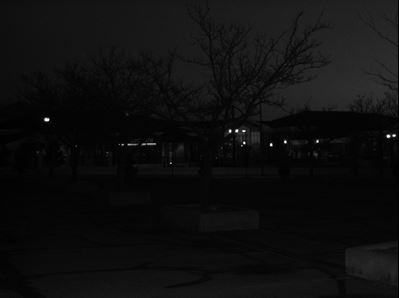
#> input picture Assignment_3_images/cctv1.JPG, 399 x 298 px, found by its file name
$ jupyter execute Ass3_Question2.ipynb
#> lines starting #> are read from the running program, lines starting #| are printed output that depends on the picture
<h2>Priyanshu Chaurasiya</h2>

[cell 1]
### upload the cctv images files
from google.colab import files
uploaded = files.upload()
#> the answer given: cctv1.JPG

[cell 2]
import cv2
import numpy as np
import matplotlib.pyplot as plt

def enhance_cctv_img(image_path):
    # Load the image
#> called with image_path = 'cctv1.JPG'
    image = cv2.imread(image_path, 0)  # Read as grayscale image
#> image is the input picture: shape (298, 399); min 0, max 255, mean 14.8

    # Apply adaptive histogram equalization to enhance contrast
    clahe = cv2.createCLAHE(clipLimit=2.0, tileGridSize=(6, 6))
    enhanced_image = clahe.apply(image)
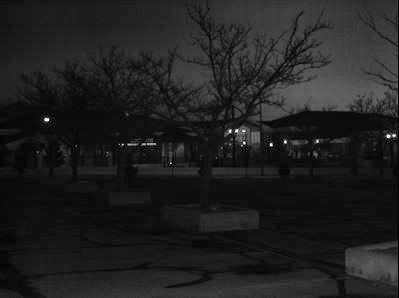
#> enhanced_image: shape (298, 399); min 2, max 255, mean 32.1

    # Apply bilateral filter to reduce noise while preserving edges
    filtered_image = cv2.bilateralFilter(enhanced_image, 10, 55, 55)

    # Increase brightness and contrast
    alpha = 1.3 # Contrast control (1.0-3.0)
    beta = 60 # Brightness control (0-100)
    enhanced_image = cv2.convertScaleAbs(filtered_image, alpha=alpha, beta=beta)
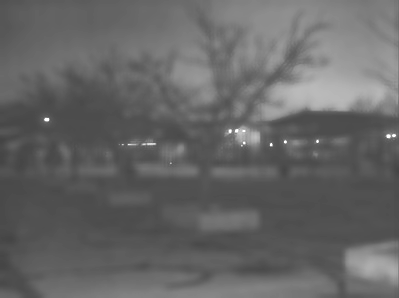
#> enhanced_image: shape (298, 399); min 68, max 255, mean 101.8
    unsharp_image = cv2.addWeighted(image, 7, enhanced_image, -0.5, 0)
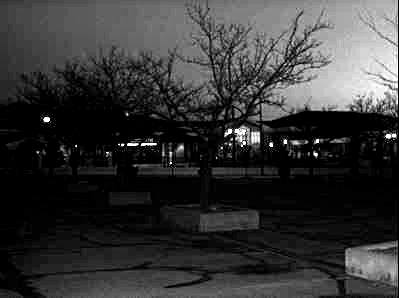
#> unsharp_image: shape (298, 399); min 0, max 255, mean 53.9

    return unsharp_image

# Example usage
input_image_path = "cctv1.JPG"
output_image = enhance_cctv_img(input_image_path)

p=int(input("Enter image number:"))
#> the answer given: 3
if(p==1):
  input_image_path = "cctv1.JPG"
elif(p==2):
  input_image_path = "cctv2.JPG"
elif(p==3):
  input_image_path = "cctv3.JPG"
elif(p==4):
  input_image_path = "cctv4.JPG"


# Display the original(input) and sharpened(output Image)
output_image = enhance_cctv_img(input_image_path)
#> call 2 of enhance_cctv_img, with image_path = 'cctv3.JPG'
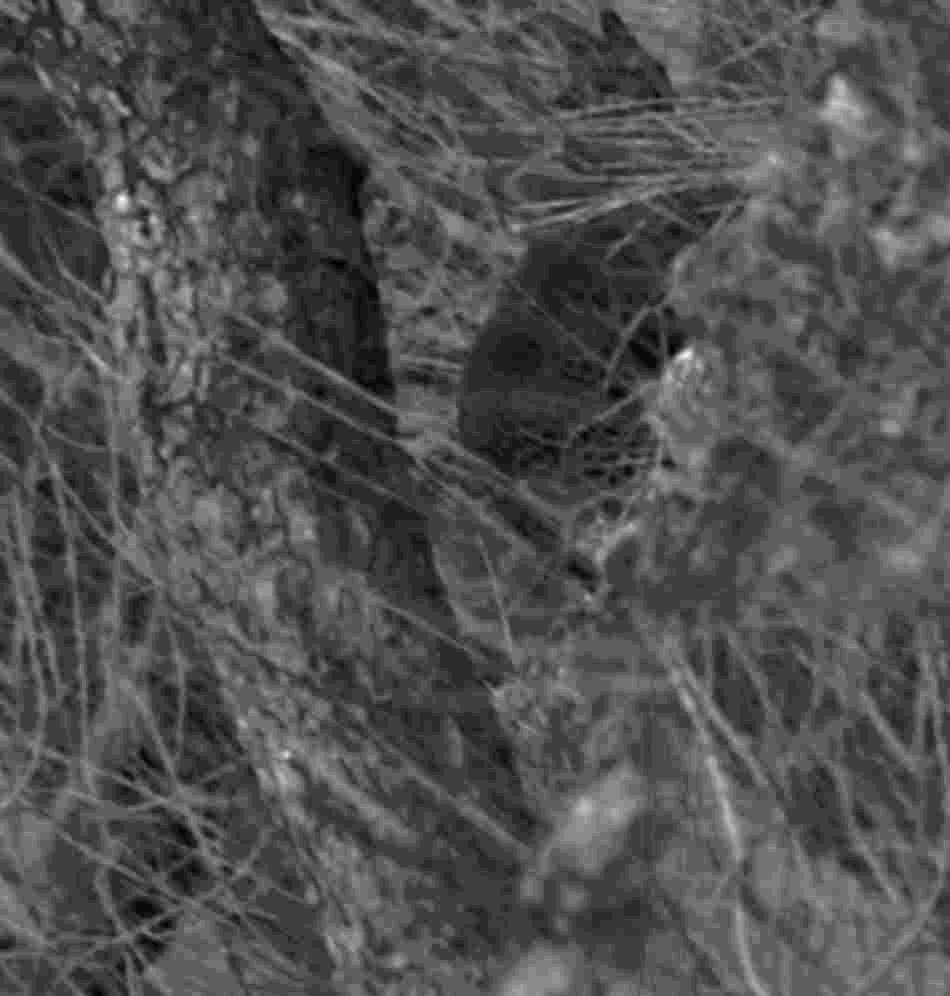
#> input picture Assignment_3_images/cctv3.JPG, 950 x 996 px, found by its file name
#> in enhance_cctv_img, image is the input picture: shape (996, 950); min 0, max 24, mean 7.5
#> in enhance_cctv_img (call 2), `enhanced_image = clahe.apply(image)`:
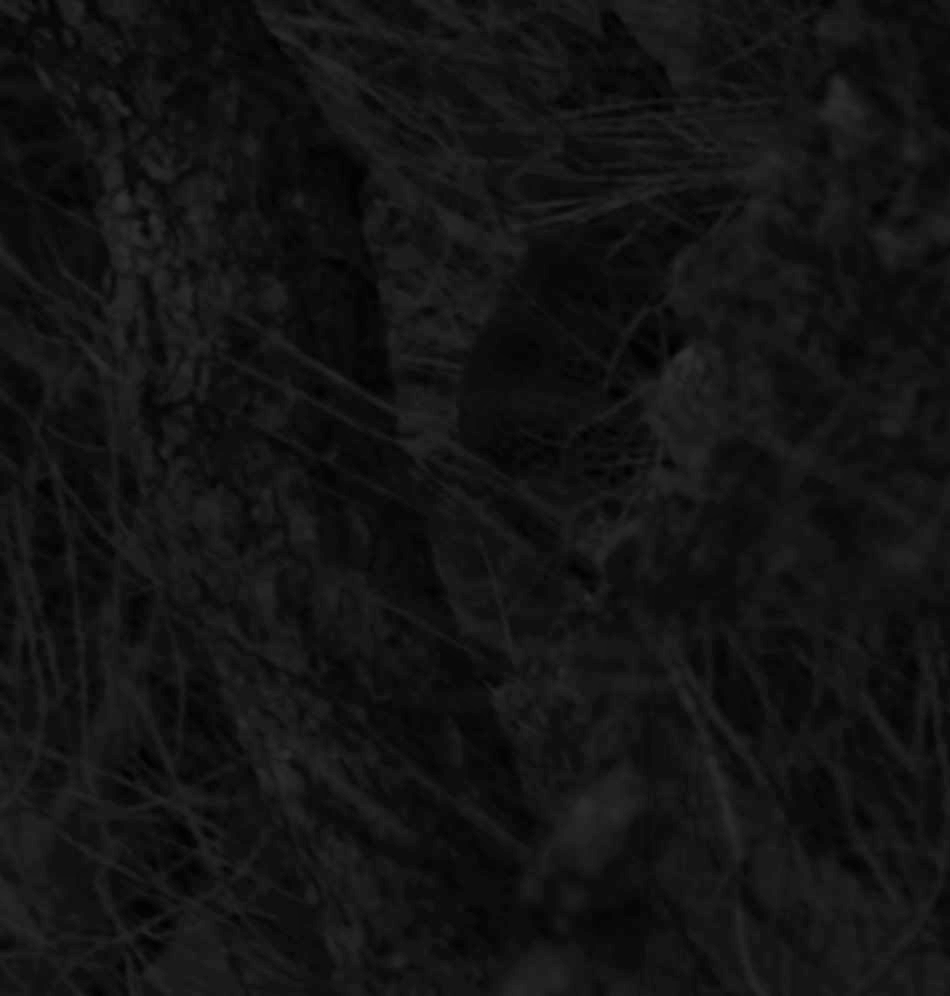
#> enhanced_image: shape (996, 950); min 1, max 50, mean 19.3
#> in enhance_cctv_img (call 2), `enhanced_image = cv2.convertScaleAbs(filtered_image, alpha=alpha, beta..`:
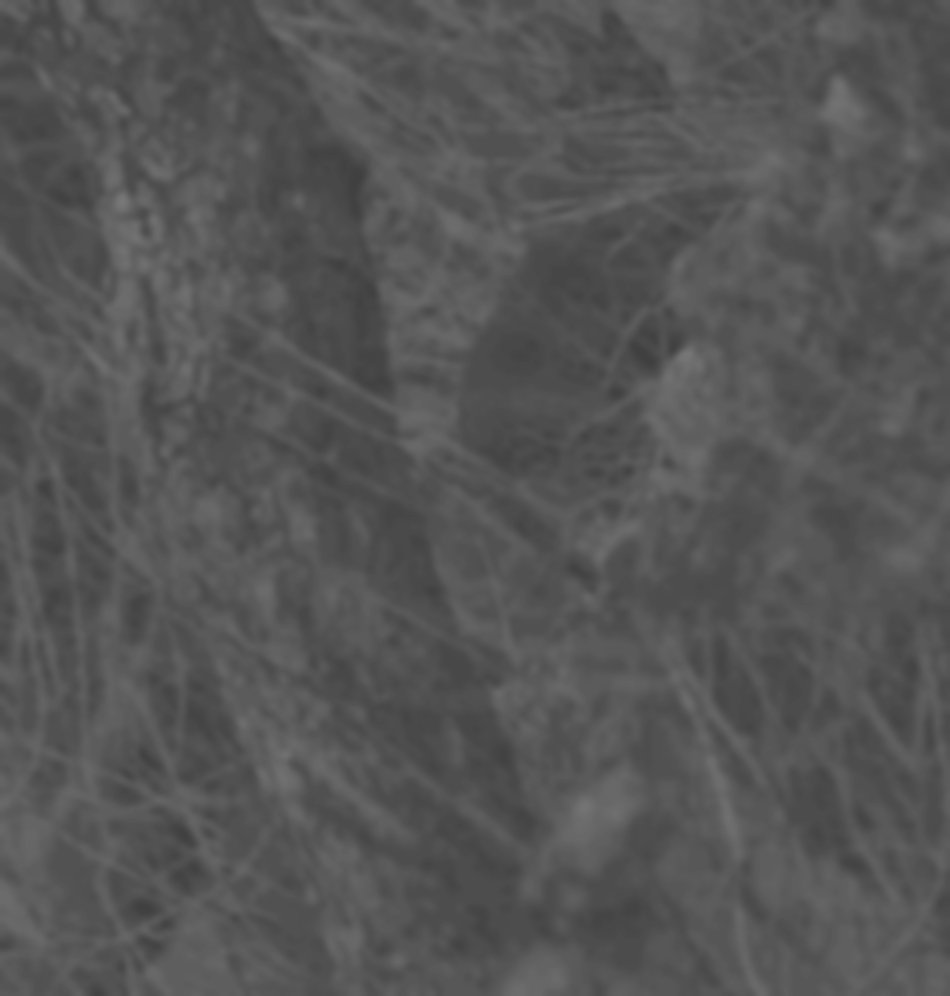
#> enhanced_image: shape (996, 950); min 64, max 120, mean 85.1
cv2.imwrite('sharpened_image.jpg', output_image)
fig, (ax1, ax2) = plt.subplots(1, 2, figsize=(10, 5))
ax1.imshow(cv2.cvtColor(cv2.imread(input_image_path), cv2.COLOR_BGR2RGB))
ax1.set_title('Original Image')
ax1.axis('off')
ax2.imshow(output_image, cmap='gray')
ax2.set_title('Sharpened Image')
ax2.axis('off')
plt.show()
